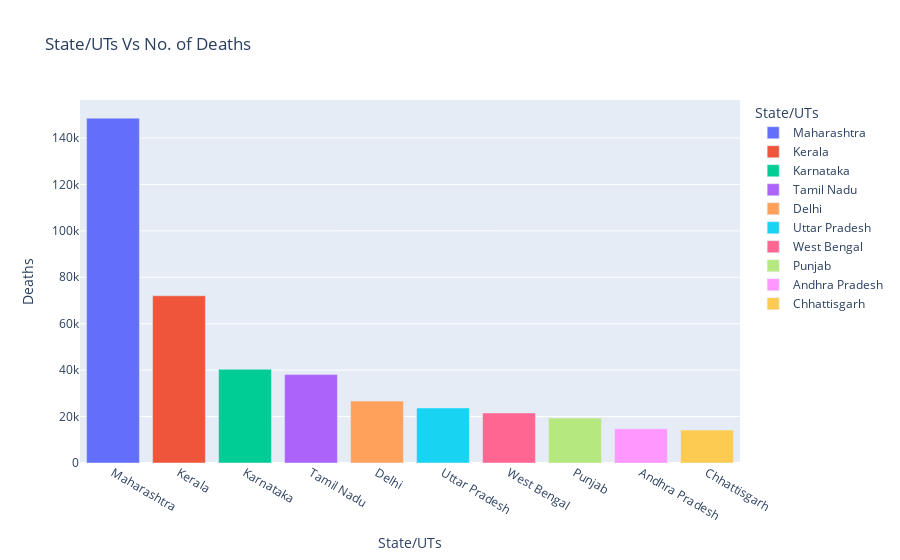

The notebook cell saved with this chart:
### Markdown cell above
#### 3.1) Plotting a Bar Graph to visualize the death toll acc to states

### Code cell
x=sd[['State/UTs','Deaths']].sort_values(by='Deaths',ascending=False)['State/UTs'][:10].values

y=sd[['State/UTs','Deaths']].sort_values(by='Deaths',ascending=False)['Deaths'][:10].values

df=pd.DataFrame({'State/UTs':x,
                'Deaths':y})
fig=px.bar(df,
          x='State/UTs',
          y='Deaths',
          color='State/UTs',
          title='State/UTs Vs No. of Deaths')
fig.show()

### Figure 1 — Plotly figure (JSON) as saved in the notebook; plotly's stock layout.template omitted (floating-point values rounded to 4 significant figures)
{"data": [{"alignmentgroup": "True", "hovertemplate": "State/UTs=%{x}<br>Deaths=%{y}<extra></extra>", "legendgroup": "Maharashtra", "marker": {"color": "#636efa", "pattern": {"shape": ""}}, "name": "Maharashtra", "offsetgroup": "Maharashtra", "orientation": "v", "showlegend": true, "textposition": "auto", "type": "bar", "x": ["Maharashtra"], "xaxis": "x", "y": [148558], "yaxis": "y"}, {"alignmentgroup": "True", "hovertemplate": "State/UTs=%{x}<br>Deaths=%{y}<extra></extra>", "legendgroup": "Kerala", "marker": {"color": "#EF553B", "pattern": {"shape": ""}}, "name": "Kerala", "offsetgroup": "Kerala", "orientation": "v", "showlegend": true, "textposition": "auto", "type": "bar", "x": ["Kerala"], "xaxis": "x", "y": [72042], "yaxis": "y"}, {"alignmentgroup": "True", "hovertemplate": "State/UTs=%{x}<br>Deaths=%{y}<extra></extra>", "legendgroup": "Karnataka", "marker": {"color": "#00cc96", "pattern": {"shape": ""}}, "name": "Karnataka", "offsetgroup": "Karnataka", "orientation": "v", "showlegend": true, "textposition": "auto", "type": "bar", "x": ["Karnataka"], "xaxis": "x", "y": [40358], "yaxis": "y"}, {"alignmentgroup": "True", "hovertemplate": "State/UTs=%{x}<br>Deaths=%{y}<extra></extra>", "legendgroup": "Tamil Nadu", "marker": {"color": "#ab63fa", "pattern": {"shape": ""}}, "name": "Tamil Nadu", "offsetgroup": "Tamil Nadu", "orientation": "v", "showlegend": true, "textposition": "auto", "type": "bar", "x": ["Tamil Nadu"], "xaxis": "x", "y": [38081], "yaxis": "y"}, {"alignmentgroup": "True", "hovertemplate": "State/UTs=%{x}<br>Deaths=%{y}<extra></extra>", "legendgroup": "Delhi", "marker": {"color": "#FFA15A", "pattern": {"shape": ""}}, "name": "Delhi", "offsetgroup": "Delhi", "orientation": "v", "showlegend": true, "textposition": "auto", "type": "bar", "x": ["Delhi"], "xaxis": "x", "y": [26666], "yaxis": "y"}, {"alignmentgroup": "True", "hovertemplate": "State/UTs=%{x}<br>Deaths=%{y}<extra></extra>", "legendgroup": "Uttar Pradesh", "marker": {"color": "#19d3f3", "pattern": {"shape": ""}}, "name": "Uttar Pradesh", "offsetgroup": "Uttar Pradesh", "orientation": "v", "showlegend": true, "textposition": "auto", "type": "bar", "x": ["Uttar Pradesh"], "xaxis": "x", "y": [23712], "yaxis": "y"}, {"alignmentgroup": "True", "hovertemplate": "State/UTs=%{x}<br>Deaths=%{y}<extra></extra>", "legendgroup": "West Bengal", "marker": {"color": "#FF6692", "pattern": {"shape": ""}}, "name": "West Bengal", "offsetgroup": "West Bengal", "orientation": "v", "showlegend": true, "textposition": "auto", "type": "bar", "x": ["West Bengal"], "xaxis": "x", "y": [21555], "yaxis": "y"}, {"alignmentgroup": "True", "hovertemplate": "State/UTs=%{x}<br>Deaths=%{y}<extra></extra>", "legendgroup": "Punjab", "marker": {"color": "#B6E880", "pattern": {"shape": ""}}, "name": "Punjab", "offsetgroup": "Punjab", "orientation": "v", "showlegend": true, "textposition": "auto", "type": "bar", "x": ["Punjab"], "xaxis": "x", "y": [19338], "yaxis": "y"}, {"alignmentgroup": "True", "hovertemplate": "State/UTs=%{x}<br>Deaths=%{y}<extra></extra>", "legendgroup": "Andhra Pradesh", "marker": {"color": "#FF97FF", "pattern": {"shape": ""}}, "name": "Andhra Pradesh", "offsetgroup": "Andhra Pradesh", "orientation": "v", "showlegend": true, "textposition": "auto", "type": "bar", "x": ["Andhra Pradesh"], "xaxis": "x", "y": [14733], "yaxis": "y"}, {"alignmentgroup": "True", "hovertemplate": "State/UTs=%{x}<br>Deaths=%{y}<extra></extra>", "legendgroup": "Chhattisgarh", "marker": {"color": "#FECB52", "pattern": {"shape": ""}}, "name": "Chhattisgarh", "offsetgroup": "Chhattisgarh", "orientation": "v", "showlegend": true, "textposition": "auto", "type": "bar", "x": ["Chhattisgarh"], "xaxis": "x", "y": [14190], "yaxis": "y"}], "layout": {"barmode": "relative", "legend": {"title": {"text": "State/UTs"}, "tracegroupgap": 0}, "title": {"text": "State/UTs Vs No. of Deaths"}, "xaxis": {"anchor": "y", "categoryarray": ["Maharashtra", "Kerala", "Karnataka", "Tamil Nadu", "Delhi", "Uttar Pradesh", "West Bengal", "Punjab", "Andhra Pradesh", "Chhattisgarh"], "categoryorder": "array", "domain": [0, 1], "title": {"text": "State/UTs"}}, "yaxis": {"anchor": "x", "domain": [0, 1], "title": {"text": "Deaths"}}}}
